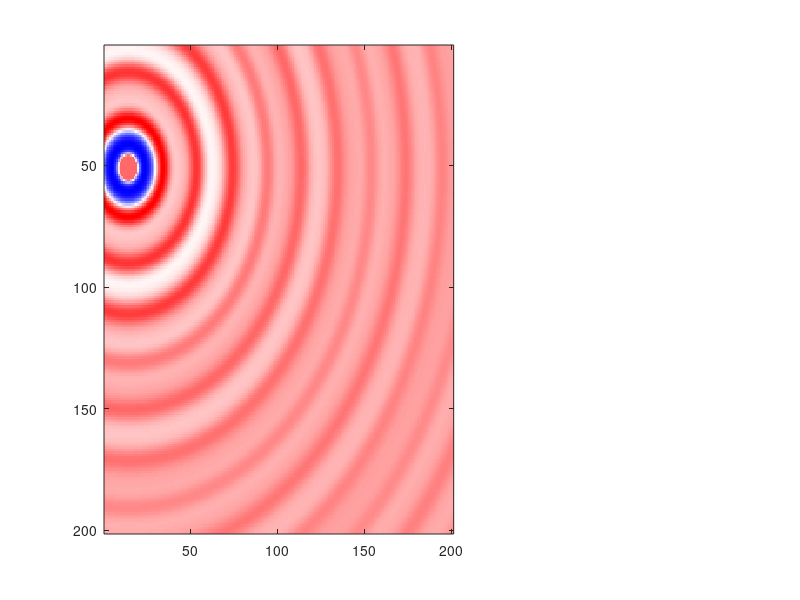

Write MATLAB code to recreate this figure. (Note: this script raises an error after producing the figure.)
%% antennasor 3 antennával
clear all;

TempMap=[];
for i=0:0.01:1
   TempMap=[TempMap; 0+i 0+i 1];
end
for i=0.01:0.01:1
   TempMap=[TempMap; 1 1-i 1-i];
end

ss=0.1; %términtavételi felbontás [m]

L=10;   %pályamáret
[x,y]=meshgrid(-L:ss:L); %x és y is -3-tól 3-ig megy 1-esével

alfa=60;    %irányszög [deg]
xs=-1*L*sind(alfa);   %hangforrás pozíciója
ys=-1*L*cosd(alfa);

rl=0.5; %távlimit
r=sqrt((x-xs).^2+(y-ys).^2);
r(r<rl)=rl;

c=2;    %hullámsebesség


% jeltulajdonságok
Amp=5;

Amp1=1;
lambda=2;
k=2*pi/lambda;
w=2*pi/(lambda/c);

Amp2=0.5;
lambda2=3.141592;
k2=2*pi/lambda2;
w2=2*pi/(lambda2/c);

Amp3=0.2;
lambda3=1;
k3=2*pi/lambda3;
w3=2*pi/(lambda3/c);

d=1; % Antennasor távolsága [1m] (1 tizedes jegy!)

Scx=L; %mikrofontömb középpontja
Scy=0;

Rx=0;
Gx=0;
Bx=0;
Ry=0;
Gy=d;
By=-d;

%mikrofonok által vett jelsorok
R=[];
G=[];
B=[];

ts=0.01; %mintavételi idő  [sec]
T=5;    %időablak szélessége [sec]


figure(1);
set(gcf,'units','normalized','outerposition',[0 0 1 1])

for t=0:ts:T

    clf
    f=Amp*real(Amp1*exp(1i*(k.*r-t*w))./r + Amp2*exp(1i*(k2.*r-t*w2))./r + Amp3*exp(1i*(k3.*r-t*w3))./r); %jelforrás
    
    R=[R f((Scx+Rx+L)/ss+1, (Scy+Ry+L)/ss+1)];    %mintavétel
    G=[G f((Scx+Gx+L)/ss+1, (Scy+Gy+L)/ss+1)];
    B=[B f((Scx+Bx+L)/ss+1, (Scy+By+L)/ss+1)];
    
    subplot(3,5,[1 2 3 6 7 8 11 12 13]);
    %imagesc(f, title="R");
    imagesc(f);
    colormap(TempMap);
    title('soundfield t=', t);
    hold on;
    %itt valami fura, meg kellett fordítani az x meg az y koordinátákat, különben tükrözve ment azt egész
%     plot((Scy+Ry+L)/ss+1, (Scx+Rx+L)/ss+1, '.','filled','r');
%     plot((Scy+Gy+L)/ss+1, (Scx+Gx+L)/ss+1, '.','filled','g');
%     plot((Scy+By+L)/ss+1, (Scx+Bx+L)/ss+1, '.','filled','b');

    scatter((Scy+Ry+L)/ss+1, (Scx+Rx+L)/ss+1, 'filled', 'ro');
    scatter((Scy+Gy+L)/ss+1, (Scx+Gx+L)/ss+1, 'filled', 'go');
    scatter((Scy+By+L)/ss+1, (Scx+Bx+L)/ss+1, 'filled', 'bo');
    scatter((xs+L)/ss+1, (ys+L)/ss+1, 'filled', 'ko');
    zlim([-1 1]);
    caxis([-1 1]);
    
    subplot(3,5,[4 5]);
    plot(B,'-b','LineWidth',2);
    title('B');
    axis([0 T/ts -1 1]);
    
    subplot(3,5,[9 10]); 
    plot(R,'-r','LineWidth',2);
    title('R');
    axis([0 T/ts -1 1]);
    
    subplot(3,5,[14 15]);  
    plot(G,'-g','LineWidth',2);
    title('G');
    axis([0 T/ts -1 1]);
    
    pause(ts/200); 

end

hold off;
%%
figure(2)
plot(R);
hold on
plot(G);
plot(B);

% %%
% figure(3)
% plot(angle(fft(R)));
% 
% figure(4)
% plot(angle(fft(G)));
% 
% figure(5)
% plot(angle(fft(B)));
% 
% figure(6)
% plot(abs(fft(G)));

%% delay
t=0:ts:T;
x=0:1:T/ts;
figure(7);
set(gcf,'units','normalized','outerposition',[0 0 1 1])
o=0;
delSumGraph=[];

delSumGraph=[];
Theta=-pi/2:0.1:pi/2;
for k=1:length(Theta)
    
    clf
    %ThetaD=-40;
    %Theta=pi*ThetaD/180;
    %floor(sin(Theta)*2/v/0.05)
    
    nR=(floor(sin(Theta(k))*0/c/ts));
    nG=(floor(sin(Theta(k))*-d/c/ts));
    nB=(floor(sin(Theta(k))*d/c/ts));
    
    o=1;
    if nR~=o
        delR=[zeros(1, nR+length(R)) R zeros(1, -nR+length(R))];
        delG=[zeros(1, nG+length(G)) G zeros(1, -nG+length(G))];
        delB=[zeros(1, nB+length(B)) B zeros(1, -nB+length(B))];

        delSum=delR + delG + delB;

    end
    
    delSumGraph=[delSumGraph delSum*delSum'];
    o=nR;



        subplot(5, 1, 1);
        hold on;
        title('Késleltetett jelek');
        plot(delR, 'r');
        plot(delG, 'g');
        plot(delB, 'b');
%         plot(x-nR,R);
%         hold on;
%         plot(x-nG,G);
%         plot(x-nB,B);
        title('theta= ', Theta/pi*180)
        %plot(A(n):end);
        axis([0 3*length(R) -1 1])
        
        subplot(5,1,2);
        hold on;
        title('Összegzett késleltetett jelek');
        delSum=delR + delG + delB;
        plot(delSum);
        title('B');
        axis([0 3*length(R) -3 3])
        
        subplot(5,1,3);
        hold on;
        title('Iránykarakterisztika');
        plot(Theta(1:k), delSumGraph);
        axis([-pi/2 pi/2 0 15])
        subplot(5,1,[4 5]);
        polarplot(Theta(1:k)+pi/2, delSumGraph);
        hold on;
        title('Iránykarakterisztika');
        axis([0 180 0 max(delSumGraph)])
        
        pause(0.1);
        
        

end




% for Theta=-pi/2:0.1:pi/2
%     
%     clf
%     %ThetaD=-40;
%     %Theta=pi*ThetaD/180;
%     %floor(sin(Theta)*2/v/0.05)
%     
%     nR=(floor(sin(Theta)*0/c/ts));
%     nG=(floor(sin(Theta)*-d/c/ts));
%     nB=(floor(sin(Theta)*d/c/ts));
%     
%     o=1;
%     if nR~=o
%         subplot(3, 1, 1);
% 
%         delR=[zeros(1, nR+length(R)) R zeros(1, -nR+length(R))];
%         delG=[zeros(1, nG+length(G)) G zeros(1, -nG+length(G))];
%         delB=[zeros(1, nB+length(B)) B zeros(1, -nB+length(B))];
%         plot(delR);
%         hold on;
%         plot(delG);
%         plot(delB);
% %         plot(x-nR,R);
% %         hold on;
% %         plot(x-nG,G);
% %         plot(x-nB,B);
%         title('theta= ', Theta/pi*180)
%         %plot(A(n):end);
%         axis([0 3*length(R) -1 1])
%         
%         
%         subplot(3,1,2);
%         delSum=delR + delG + delB;
%         plot(delSum);
%         title('B');
%         axis([0 3*length(R) -3 3])
%         
%         subplot(3,1,3);
%         
%         plot(delSumGraph);
%         title('B');
%         %axis([0 pi/2 -1 2]);
%         
%         pause(0.1);
%     end
%     
%     delSumGraph=[delSumGraph delSum*delSum'];
%     o=nR;
%     figure(7);
%     plot(delSumGraph);
% end